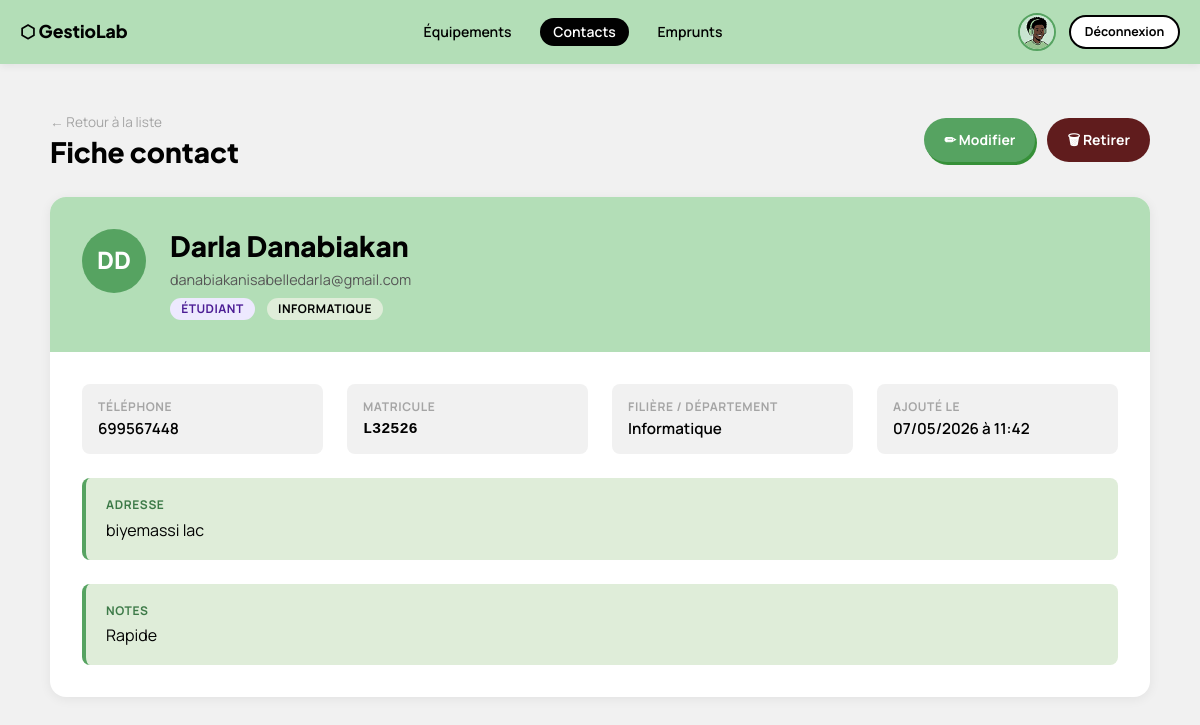
Screenshot of /contacts/2/ (signed in) with the database file from the repository.
### gestion_equipements/contacts/models.py (models this page shows, shortened)
class Contact(models.Model):
    TYPE_CHOICES = [
        ('etudiant', 'Étudiant'),
        ('enseignant', 'Enseignant'),
        ('personnel', 'Personnel'),
        ('externe', 'Externe'),
    ]
    nom = models.CharField(max_length=100)
    prenom = models.CharField(max_length=100)
    email = models.EmailField(unique=True)
    telephone = models.CharField(max_length=20, blank=True)
    type_contact = models.CharField(max_length=20, choices=TYPE_CHOICES, default='etudiant')
    matricule = models.CharField(max_length=50, blank=True, unique=True)
    filiere = models.CharField(max_length=100, blank=True)
    adresse = models.TextField(blank=True)
    date_ajout = models.DateTimeField(auto_now_add=True)
    date_modification = models.DateTimeField(auto_now=True)
    est_actif = models.BooleanField(default=True)
    notes = models.TextField(blank=True)
    @property
    def nom_complet(self):
        return f"{self.prenom} {self.nom}"
    class Meta:
        verbose_name = "Contact"
        ordering = ['nom', 'prenom']

### gestion_equipements/contacts/views.py (the view)
# urls.py: path('<int:pk>/', views.detail_contact, name='detail_contact'),
@login_required
def detail_contact(request, pk):
    contact = get_object_or_404(Contact, pk=pk)
    return render(request, 'contacts/detail.html', {'contact': contact})

### gestion_equipements/contacts/templates/contacts/detail.html (shortened to what this page needs)
{% load static %}
<!DOCTYPE html>
<html lang="fr">
<head>
  <link rel="stylesheet" href="{% static 'css/reset.css' %}">
  <link rel="stylesheet" href="{% static 'css/modules.css' %}">
</head>
<body>
<header class="header">
  <a href="#" class="header-brand">⬡ GestioLab</a>
  <nav class="header-nav">
    <a href="{% url 'liste_equipements' %}">Équipements</a>
    <a href="{% url 'liste_contacts' %}" class="active">Contacts</a>
    <a href="{% url 'liste_emprunts' %}">Emprunts</a>
  </nav>
  <div class="header-right">
    <img src="{% static 'assets/img/profil-picture.png' %}" alt="profil">
    <a href="{% url 'logout' %}" class="btn btn-outline btn-sm">Déconnexion</a>
  </div>
</header>
<div class="page-wrapper">
  <div class="page-title-bar">
    <div>
      <a href="{% url 'liste_contacts' %}" style="font-size:.85rem;color:var(--c5);text-decoration:none;">← Retour à la liste</a>
      <h1 class="page-title" style="margin-top:.25rem">Fiche contact</h1>
    </div>
    <div class="page-actions">
      <a href="{% url 'modifier_contact' contact.pk %}" class="btn btn-green">✏ Modifier</a>
      <a href="{% url 'retirer_contact' contact.pk %}" class="btn btn-danger">🗑 Retirer</a>
    </div>
  </div>
  <div class="detail-card">
    <div class="detail-header">
      <div style="width:64px;height:64px;border-radius:50%;background:var(--c2);display:flex;align-items:center;justify-content:center;font-size:1.5rem;color:white;font-weight:800;flex-shrink:0;">
        {{ contact.prenom|first|upper }}{{ contact.nom|first|upper }}
      </div>
      <div class="detail-header-info">
        <h1>{{ contact.nom_complet }}</h1>
        <span style="color:#555;font-size:.9rem">{{ contact.email }}</span>
        <div class="detail-header-meta">
          <span class="badge badge-{{ contact.type_contact }}">{{ contact.get_type_contact_display }}</span>
          {% if contact.filiere %}
            <span class="badge" style="background:var(--c4);color:var(--c1)">{{ contact.filiere }}</span>
          {% endif %}
        </div>
      </div>
    </div>
    <div class="detail-body">
      <div class="detail-grid">
        <div class="detail-field">
          <div class="field-label">Téléphone</div>
          <div class="field-value">{{ contact.telephone|default:"Non renseigné" }}</div>
        </div>
        <div class="detail-field">
          <div class="field-label">Matricule</div>
          <div class="field-value" style="font-family:monospace">{{ contact.matricule|default:"Non renseigné" }}</div>
        </div>
        <div class="detail-field">
          <div class="field-label">Filière / Département</div>
          <div class="field-value">{{ contact.filiere|default:"Non renseigné" }}</div>
        </div>
        <div class="detail-field">
          <div class="field-label">Ajouté le</div>
          <div class="field-value">{{ contact.date_ajout|date:"d/m/Y à H:i" }}</div>
        </div>
      </div>
      {% if contact.adresse %}
      <div class="detail-notes" style="margin-top:1.5rem">
        <div class="field-label">Adresse</div>
        <p>{{ contact.adresse }}</p>
      </div>
      {% endif %}
      {% if contact.notes %}
      <div class="detail-notes">
        <div class="field-label">Notes</div>
        <p>{{ contact.notes }}</p>
      </div>
      {% endif %}
    </div>
  </div>
</div>
</body>
</html>

### gestion_equipements/gestion_utilisateurs/static/css/modules.css (style rules this page uses)
*, *::before, *::after { box-sizing: border-box; margin: 0; padding: 0; }
:root { --c1: #010101; --c2: #56A361; --c2d: #3d7a48; --c2l: #B3DEB7; --c3: #FFFFFF; --c4: #DFEDD9; --c5: #A5A5A5; --c6: #F7BBBA; --c7: #601C1D; --c8: #F1F1F1; --c9: #369038; --shadow: 4px 5px 0px 0px #369038; --shadow-sm: 2px 3px 0px 0px #369038; --radius: 16px; --radius-sm: 8px; --ff: 'Plus Jakarta Sans', sans-serif; --ff2: 'Manrope', sans-serif; }
body { font-family: var(--ff2); background-color: var(--c8); color: var(--c1); min-height: 100vh; }
.header { width: 100%; height: 4rem; background-color: var(--c2l); padding-inline: 1.25rem; display: flex; align-items: center; justify-content: space-between; position: sticky; top: 0; z-index: 100; box-shadow: 0 2px 8px #0001; }
.header-brand { font-family: var(--ff); font-weight: 800; font-size: 1.1rem; color: var(--c1); text-decoration: none; }
.header-nav { display: flex; align-items: center; gap: 1rem; }
.header-nav a { font-family: var(--ff2); font-size: .875rem; font-weight: 600; color: var(--c1); text-decoration: none; padding: .35rem .8rem; border-radius: 100px; transition: background .2s; }
.header-nav a:hover, .header-nav a.active { background: var(--c1); color: var(--c3); }
.header-right { display: flex; align-items: center; gap: .8rem; }
.header-right img { width: 38px; height: 38px; border-radius: 50%; border: 2px solid var(--c2); }
.page-wrapper { max-width: 1140px; margin-inline: auto; padding: 2rem 1.25rem 3rem; }
.page-title-bar { display: flex; flex-wrap: wrap; align-items: center; justify-content: space-between; gap: 1rem; margin-bottom: 1.75rem; }
.page-title { font-family: var(--ff); font-size: 1.75rem; font-weight: 800; }
.page-actions { display: flex; gap: .75rem; flex-wrap: wrap; }
.btn { display: inline-flex; align-items: center; gap: .4rem; font-family: var(--ff2); font-size: .875rem; font-weight: 700; height: 2.75rem; padding: 0 1.25rem; border-radius: 100px; border: none; cursor: pointer; text-decoration: none; transition: box-shadow .15s, transform .1s; white-space: nowrap; }
.btn-green { background: var(--c2); color: var(--c3); box-shadow: var(--shadow-sm); }
.btn-outline { background: var(--c3); color: var(--c1); border: 2px solid var(--c1); }
.btn-danger { background: var(--c7); color: var(--c3); }
.btn-sm { height: 2.1rem; padding: 0 .85rem; font-size: .78rem; }
.badge { display: inline-block; padding: .25rem .7rem; border-radius: 100px; font-size: .75rem; font-weight: 700; text-transform: uppercase; letter-spacing: .04em; }
.badge-etudiant { background: #ede9fe; color: #4c1d95; }
.detail-card { background: var(--c3); border-radius: var(--radius); overflow: hidden; box-shadow: 0 2px 12px #0001; }
.detail-header { background: var(--c2l); padding: 2rem; display: flex; align-items: flex-start; gap: 1.5rem; flex-wrap: wrap; }
.detail-header-info { flex: 1; }
.detail-header-info h1 { font-family: var(--ff); font-size: 1.75rem; font-weight: 800; margin-bottom: .5rem; }
.detail-header-meta { display: flex; gap: .75rem; flex-wrap: wrap; align-items: center; margin-top: .5rem; }
.detail-body { padding: 2rem; }
.detail-grid { display: grid; grid-template-columns: repeat(auto-fit, minmax(220px, 1fr)); gap: 1.5rem; }
.detail-field { padding: 1rem; background: var(--c8); border-radius: var(--radius-sm); }
.detail-field .field-label { font-size: .75rem; font-weight: 700; color: var(--c5); text-transform: uppercase; letter-spacing: .05em; margin-bottom: .35rem; }
.detail-field .field-value { font-size: .95rem; font-weight: 600; }
.detail-notes { margin-top: 1.5rem; padding: 1.25rem; background: var(--c4); border-radius: var(--radius-sm); border-left: 4px solid var(--c2); }
.detail-notes .field-label { font-size: .75rem; font-weight: 700; color: var(--c2d); text-transform: uppercase; letter-spacing: .05em; margin-bottom: .5rem; }

### rows the page displays
Contact: prenom|first "D", nom|first "D", nom_complet "Darla Danabiakan", email "danabiakanisabelledarla@gmail.com", type_contact "ÉTUDIANT", filiere "INFORMATIQUE", telephone "699567448", matricule "L32526", filiere "Informatique", date_ajout "07/05/2026 à 11:42", adresse "biyemassi lac", notes "Rapide"
